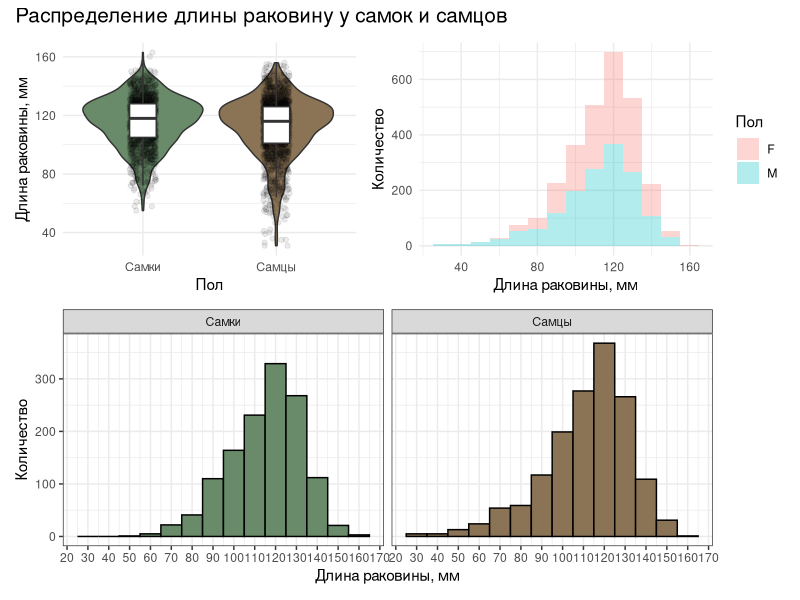
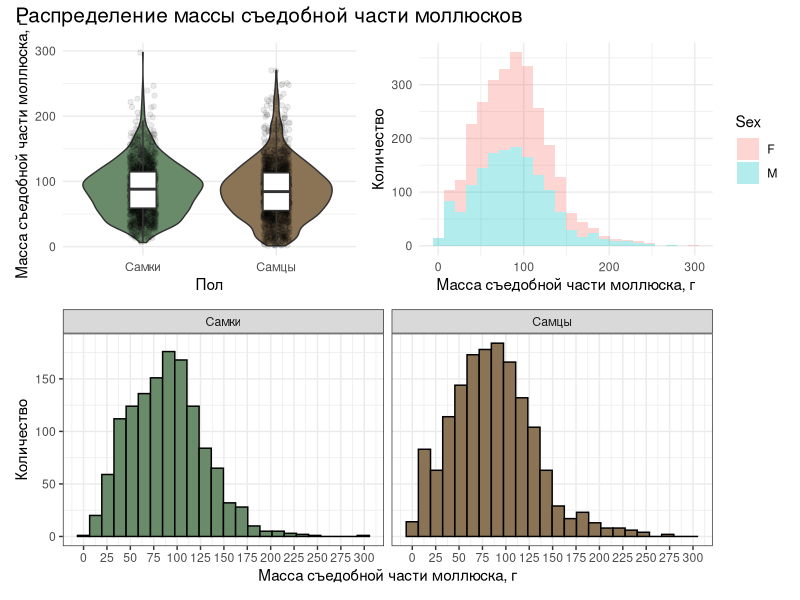
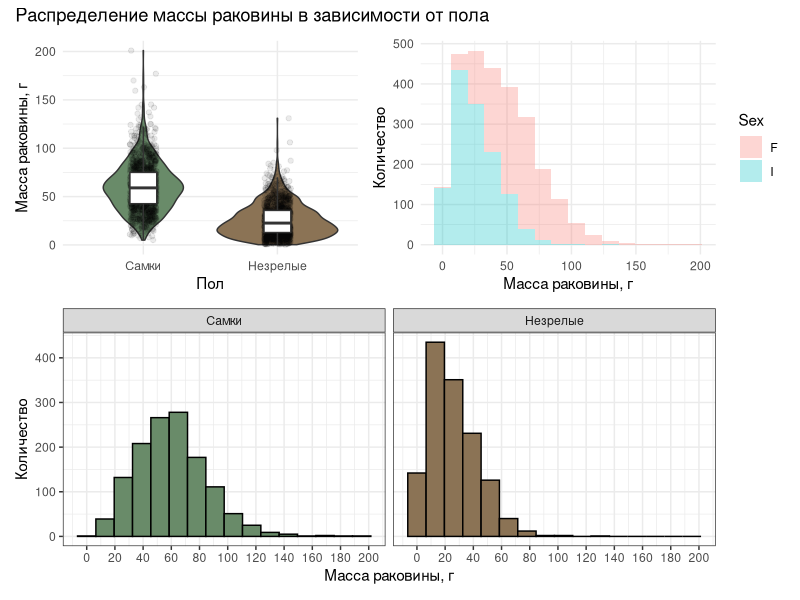

The R script that drew these images, in order:
## ---- chunk 1
#| message: false
#| warning: false
#| echo: false
library(ggplot2)
library(tidyverse)
library(patchwork)
library(flextable)
## ---- chunk 2
df <- read_csv("./data/abalone.csv")
data <- df |> select(Sex, Length, Shucked_weight, Shell_weight)
## ---- chunk 3
# Рассчитаем среднее значения, стандартные отклонения и количество наблюдений у обоих групп
length_statistics <- data |> 
  group_by(Sex) |> 
  summarise(
  mean_length = mean(Length), 
  sd_length = sd(Length), 
  n = n())

#Графики распределений исследуемого параметра
plot_1 <- data |> filter(Sex %in% c("F", "M")) |> 
  mutate(Sex = factor(Sex)) |> 
  ggplot(aes(x = Sex, y = Length, fill = Sex)) + 
  geom_violin() +
  geom_jitter(alpha = 0.08, width = 0.1, height = 0.1) +
  geom_boxplot(width = 0.2, fill = "white", outliers = F) + 
  labs(x = "Пол", y = "Длина раковины, мм") +
  guides(fill = "none") +
  scale_fill_manual(values = c(F = "darkseagreen4", M = "burlywood4")) + 
  scale_x_discrete(labels = c(F = "Самки", M = "Самцы")) +
  theme_minimal()

plot_2 <-  data |> filter(Sex %in% c("F", "M")) |> 
  mutate(Sex = factor(Sex)) |> 
  ggplot(aes(x = Length, fill = Sex)) +
  geom_histogram(binwidth = 10, color = "black") +
  facet_wrap(vars(Sex), labeller = as_labeller(c(F = "Самки", M = "Самцы"))) +
  guides(fill = "none") +
  scale_fill_manual(values = c(F = "darkseagreen4", M = "burlywood4")) + 
  scale_x_continuous(n.breaks = 15) + 
  labs(x = "Длина раковины, мм", y = "Количество") + 
  theme_bw()

plot_3 <- data |> filter(Sex %in% c("F", "M")) |> 
  mutate(Sex = factor(Sex)) |> 
  ggplot(aes(x = Length, fill = Sex)) +
  geom_histogram(binwidth = 10, alpha = 0.3) +
  labs(x = "Длина раковины, мм", y = "Количество", fill = "Пол") +
  theme_minimal()

(plot_1 | plot_3) / plot_2 + plot_annotation(title = "Распределение длины раковину у самок и самцов", theme = theme(plot.title = element_text(size = 15)))
## ---- chunk 4
male <- length_statistics |> filter(Sex == "M")
female <- length_statistics |> filter(Sex == "F")

se <- sqrt((male$sd_length^2 / male$n) + (female$sd_length^2 / female$n))

df <- ((male$sd_length^2 / male$n) + (female$sd_length^2 / female$n))^2 / (((male$sd_length^2 / male$n)^2 / (male$n - 1)) + ((female$sd_length^2 / female$n)^2 / (female$n - 1)))

mean_diff <- male$mean_length - female$mean_length

ci_low <-  mean_diff + qt(0.025, df) * se
ci_high <- mean_diff + qt(0.975, df) * se

ci <- c(ci_low, ci_high)

tibble(
  `Разность средних, мм` = mean_diff,
  `Нижняя граница 95% ДИ` = ci_low,
  `Верхняя граница 95% ДИ` = ci_high
) |> flextable() |> theme_box() |> autofit()
## ---- chunk 5
# Рассчитаем среднее значения, стандартные отклонения и количество наблюдений у обоих групп
shucked_statistics <- data |> 
  select(Sex, Shucked_weight) |> 
  filter(Sex %in% c("F", "M")) |> 
  mutate(Sex = factor(Sex)) |> 
  group_by(Sex) |> 
  summarise(
    mean = mean(Shucked_weight), 
    sd = sd(Shucked_weight), 
    n = n()
  )

#Графики распределений исследуемого параметра
plot_3 <- data |> 
  select(Sex, Shucked_weight) |> 
  filter(Sex %in% c("F", "M")) |> 
  mutate(Sex = factor(Sex)) |> 
  ggplot(aes(x = Sex, y = Shucked_weight, fill = Sex)) + 
  geom_violin() +
  geom_jitter(alpha = 0.08, width = 0.1, height = 0.1) +
  geom_boxplot(width = 0.2, fill = "white", outliers = F) + 
  labs(x = "Пол", y = "Масса съедобной части моллюска, г") +
  guides(fill = "none") +
  scale_fill_manual(values = c(F = "darkseagreen4", M = "burlywood4")) + 
  scale_x_discrete(labels = c(F = "Самки", M = "Самцы")) +
  theme_minimal()

plot_4 <- data |> filter(Sex %in% c("F", "M")) |> 
  mutate(Sex = factor(Sex)) |> 
  ggplot(aes(x = Shucked_weight, fill = Sex)) +
  geom_histogram(binwidth = 13, color = "black") +
  facet_wrap(vars(Sex), labeller = as_labeller(c(F = "Самки", M = "Самцы"))) +
  guides(fill = "none") +
  scale_fill_manual(values = c(F = "darkseagreen4", M = "burlywood4")) + 
  labs(x = "Масса съедобной части моллюска, г", y = "Количество") +
  scale_x_continuous(n.breaks = 15) + 
  theme_bw()

plot_5 <- data |> filter(Sex %in% c("F", "M")) |> 
  mutate(Sex = factor(Sex)) |> 
  ggplot(aes(x = Shucked_weight, fill = Sex)) +
  geom_histogram(alpha = 0.3, binwidth = 13) +  
  labs(x = "Масса съедобной части моллюска, г", y = "Количество") +
  theme_minimal()


(plot_3 | plot_5) / plot_4 + plot_annotation(title = "Распределение массы съедобной части моллюсков", theme = theme(plot.title = element_text(size = 15)))
## ---- chunk 6
male_2 <- shucked_statistics |> filter(Sex == "M")
female_2 <- shucked_statistics |> filter(Sex == "F")

se_2 <- sqrt((male_2$sd^2 / male_2$n) + (female_2$sd^2 / female_2$n))

df_2 <- ((male_2$sd^2 / male_2$n) + (female_2$sd^2 / female_2$n))^2 / (((male_2$sd^2 / male_2$n)^2 / (male_2$n - 1)) + ((female_2$sd^2 / female_2$n)^2 / (female_2$n - 1)))

mean_diff_2 <- male_2$mean - female_2$mean

ci_low_2 <-  mean_diff_2 + qt(0.05, df_2) * se_2
ci_high_2 <- +Inf

ci_2 <- c(ci_low_2, ci_high_2)

ci_2
mean_diff_2 

tibble(
  `Разность средних, г` = mean_diff_2,
  `Нижняя граница ДИ` = ci_low_2,
  `Верхняя граница ДИ` = "+Inf"
) |> flextable() |> theme_box() |> autofit()
## ---- chunk 7
# Рассчитаем среднее значения, стандартные отклонения и количество наблюдений у обоих групп
shell_statistics <- data |> 
  select(Sex, Shell_weight) |> 
  group_by(Sex) |> 
  summarise(
    mean = mean(Shell_weight), 
    sd = sd(Shell_weight), 
    n = n()
  )

#Графики распределений исследуемого параметра
plot_6 <- data |> 
  select(Sex, Shell_weight) |> 
  filter(Sex %in% c("I", "F")) |> 
  mutate(Sex = factor(Sex)) |> 
  ggplot(aes(x = Sex, y = Shell_weight, fill = Sex)) + 
  geom_violin() +
  geom_jitter(alpha = 0.08, width = 0.1, height = 0.1) +
  geom_boxplot(width = 0.2, fill = "white", outliers = F) + 
  labs(x = "Пол", y = "Масса раковины, г") +
  guides(fill = "none") +
  scale_fill_manual(values = c(I = "burlywood4", F = "darkseagreen4")) + 
  scale_x_discrete(labels = c(I = "Незрелые", F = "Самки")) +
  theme_minimal()

plot_7 <- data |> filter(Sex %in% c("I", "F")) |> 
  mutate(Sex = factor(Sex)) |> 
  ggplot(aes(x = Shell_weight, fill = Sex)) +
  geom_histogram(binwidth = 13, color = "black") +
  facet_wrap(vars(Sex), labeller = as_labeller(c(I = "Незрелые", F = "Самки"))) +
  guides(fill = "none") +
  scale_fill_manual(values = c(I = "burlywood4", F = "darkseagreen4")) + 
  labs(x = "Масса раковины, г", y = "Количество") + 
  scale_x_continuous(n.breaks = 15) + 
  theme_bw()

plot_8 <- data |> filter(Sex %in% c("I", "F")) |> 
  mutate(Sex = factor(Sex)) |> 
  ggplot(aes(x = Shell_weight, fill = Sex)) +
  geom_histogram(alpha = 0.3, binwidth = 13) + 
  labs(x = "Масса раковины, г", y = "Количество") + 
  theme_minimal()

(plot_6 | plot_8) / plot_7 + plot_annotation(title = "Распределение массы раковины в зависимости от пола")
## ---- chunk 8
immature_3 <- shell_statistics |> filter(Sex == "I")
female_3 <- shell_statistics |> filter(Sex == "F")

se_3 <- sqrt((immature_3$sd^2 / immature_3$n) + (female_3$sd^2 / female_3$n))

df_3 <- ((immature_3$sd^2 / immature_3$n) + (female_3$sd^2 / female_3$n))^2 / (((immature_3$sd^2 / immature_3$n)^2 / (immature_3$n - 1)) + ((female_3$sd^2 / female_3$n)^2 / (female_3$n - 1)))

mean_diff_3 <- immature_3$mean - female_3$mean

t_welch_res <- mean_diff_3 / se_3
t_crit <- qt(0.05, df_3)

tibble(
  `Наблюдаемая статистика t` = t_welch_res,
  `Критическое значение` = t_crit,
  `Число степеней свободы (Уэлч)` = df_3
) |> flextable() |> theme_box() |> autofit() |> colformat_double(digits = 2)
  
